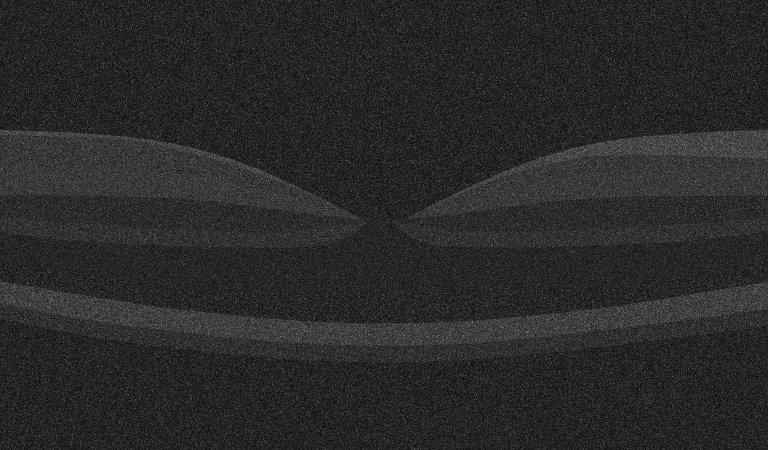
#> input picture scripts/phantom.png, 1536 x 900 px (shown at 1/2 size)
$ python get_shape_scale.py
#> lines starting #> are read from the running program, lines starting #| are printed output that depends on the picture
#> the answer given: phantom.png
import json
import logging
from pathlib import Path
from typing import Tuple, Dict, Optional

import cv2
import numpy as np

try:
    from PIL import Image
except Exception as e:
    raise ImportError("Pillow is required (pip install pillow).") from e

try:
    from scipy.stats import gamma
except Exception as e:
    raise ImportError("scipy is required (pip install scipy).") from e

try:
    import tkinter as tk
    from tkinter import filedialog, messagebox
except Exception:
    tk = None

layer_names = [
    "background",
    "NFL",
    "GCL",
    "IPL",
    "INL",
    "OPL",
    "ONL",
    "ELM",
    "OPR",
    "RPE",
]


def load_image(path: Path) -> np.ndarray:
    """Load image as grayscale float64 array."""
    if not path.exists():
        raise FileNotFoundError(f"Input image not found: {path}")
    img = Image.open(path).convert("L")
    return np.asarray(img, dtype=np.float64)


def inverse_log_transform(I: np.ndarray) -> np.ndarray:
    """Apply inverse of the log-like transform."""
    # I expected in [0,255]
    I_clipped = np.clip(I, 0.0, 255.0)
    return (10.0 ** (I_clipped / 255.0) - 1.0) / 9.0
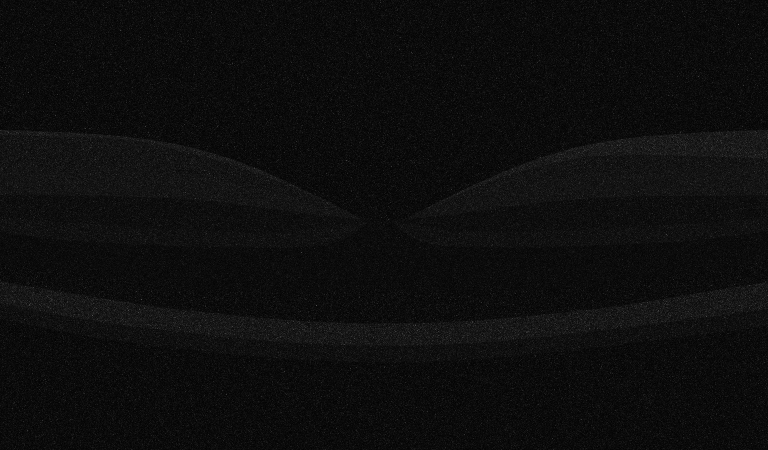
#> returned value: shape (900, 1536) float64 (shown at 1/2 size); min 0, max 1, mean 0.0546


# [16 lines left out: function estimate_gamma_params, not called in this run]


def select_rectangle(window_name: str, img: np.ndarray) -> Tuple[int, int, int, int]:
    """Interactive rectangle selection on a single-channel image.

    Returns (x, y, w, h) in image coordinates. Raises RuntimeError if the window
    is closed/cancelled by the user.
    """
    display_base = img.copy()
    if display_base.ndim == 2:
        display_bgr = cv2.cvtColor(display_base.astype(np.uint8), cv2.COLOR_GRAY2BGR)
    else:
        display_bgr = display_base.copy()

    img_h, img_w = display_bgr.shape[:2]
    rect = [0, 0, 0, 0]
    selecting = False
    scale = 1.0
    dx = dy = 0

    # [24 lines left out: functions clamp_img_coords, win_to_img, mouse, not called in this run]

    cv2.namedWindow(window_name, cv2.WINDOW_NORMAL)
    cv2.setMouseCallback(window_name, mouse)

    try:
        while True:
            # detect if window was closed by user
            visible = cv2.getWindowProperty(window_name, cv2.WND_PROP_VISIBLE)
            if visible < 1:
                cv2.destroyWindow(window_name)
                raise RuntimeError("Selection window closed by user.")

            try:
                _, _, win_w, win_h = cv2.getWindowImageRect(window_name)
                if win_w <= 0 or win_h <= 0:
                    win_w, win_h = img_w, img_h
            except Exception:
                win_w, win_h = img_w, img_h

            scale_x = win_w / img_w
            scale_y = win_h / img_h
            scale = min(scale_x, scale_y) if min(scale_x, scale_y) > 0 else 1.0
            new_w = max(1, int(img_w * scale))
            new_h = max(1, int(img_h * scale))
            dx = (win_w - new_w) // 2
            dy = (win_h - new_h) // 2

            resized = cv2.resize(display_bgr, (new_w, new_h), interpolation=cv2.INTER_AREA)
            canvas = np.zeros((win_h, win_w, 3), dtype=resized.dtype)
            canvas[dy : dy + new_h, dx : dx + new_w] = resized

            if rect[0] != rect[2] or rect[1] != rect[3]:
                sx = int(rect[0] * scale) + dx
                sy = int(rect[1] * scale) + dy
                ex = int(rect[2] * scale) + dx
                ey = int(rect[3] * scale) + dy
                cv2.rectangle(canvas, (sx, sy), (ex, ey), (0, 255, 0), 1)

            cv2.imshow(window_name, canvas)
            key = cv2.waitKey(20) & 0xFF
            if key in (ord("q"), 13):  # q or Enter
                break
    finally:
        if cv2.getWindowProperty(window_name, cv2.WND_PROP_VISIBLE) >= 1:
            cv2.destroyWindow(window_name)

    x1, y1, x2, y2 = rect
    if x2 < x1:
        x1, x2 = x2, x1
    if y2 < y1:
        y1, y2 = y2, y1
    w = x2 - x1
    h = y2 - y1
    return x1, y1, w, h


# [17 lines left out: function resolve_output_path, not called in this run]


def _pick_input_output_paths() -> Optional[tuple[Path, Path]]:
    """Return (input_path, output_path) chosen by the user.

    Use a tkinter file dialog when available; otherwise fall back to console prompts.
    Return None if the user cancels.
    """
    if tk is not None:
        root = tk.Tk()
        root.withdraw()
        filetypes = [("Image files", "*.png;*.bmp;*.jpg;*.jpeg;*.tif;*.tiff"), ("All files", "*")]
        input_path = filedialog.askopenfilename(title="Select input image", initialdir='.', filetypes=filetypes)
        root.destroy()
        if not input_path:
            print("No input selected. Aborting.")
            return None

        root = tk.Tk()
        root.withdraw()
        out_path = filedialog.asksaveasfilename(title="Save results as", defaultextension='.json', filetypes=[('JSON','*.json'),('All files','*.*')])
        root.destroy()
        if not out_path:
            print("No output selected. Aborting.")
            return None

        return Path(input_path), Path(out_path)

    # Console fallback
    inp = input("Path to input image: ").strip()
    if not inp:
        print("No input provided. Aborting.")
        return None
    out = input("Path to output JSON file (will be overwritten if exists): ").strip()
    if not out:
        print("No output provided. Aborting.")
        return None
    return Path(inp), Path(out)


def main():
    logging.basicConfig(level=logging.INFO, format="%(levelname)s: %(message)s")

    paths = _pick_input_output_paths()
    if paths is None:
        return

    input_path, output_path = paths

    try:
        I = load_image(input_path)
    except Exception as e:
        logging.error("Failed to load image: %s", e)
        return

    I_trans = inverse_log_transform(I)

    params: Dict[str, Dict[str, float]] = {}
    display = np.clip(I, 0, 255).astype(np.uint8)

    total = len(layer_names)
    for idx, name in enumerate(layer_names, start=1):
        title = f"Select region for {idx}: {name}"
        logging.info("Select region %d of %d: %s. Press Enter when done or q to accept.", idx, total, name)

        while True:
            try:
                x, y, w, h = select_rectangle(title, display)
            except RuntimeError as e:
                logging.warning("Selection cancelled: %s", e)
                return

            if w <= 0 or h <= 0:
                logging.warning("Empty selection — please click and drag to select a non-empty rectangle.")
                continue

            region = I_trans[y : y + h, x : x + w]
            try:
                shape, scale = estimate_gamma_params(region)
            except ValueError as e:
                logging.warning("Selection contains no valid positive data (%s). Please reselect.", e)
                continue
            except RuntimeError as e:
                logging.warning("Gamma fit failed: %s. Please reselect.", e)
                continue

            params[name] = {"shape": shape, "scale": scale}
            logging.debug("Stored params for %s: shape=%s scale=%s", name, shape, scale)
            break
#> this loop made 1 pass; (key q is pressed on pass 1)
#> after the loop, params = 0 items

    # if the output file exists, ask the user via the existing console helper (resolve_output_path)
    out_path = resolve_output_path(output_path)
    if out_path is None:
        logging.info("Saving aborted by user. No file written.")
        return

    try:
        with out_path.open("w", encoding="utf-8") as f:
            json.dump(params, f, indent=4)
        logging.info("Saved results to %s", out_path)
    except Exception as e:
        logging.error("Failed to save output: %s", e)


if __name__ == "__main__":
    main()
